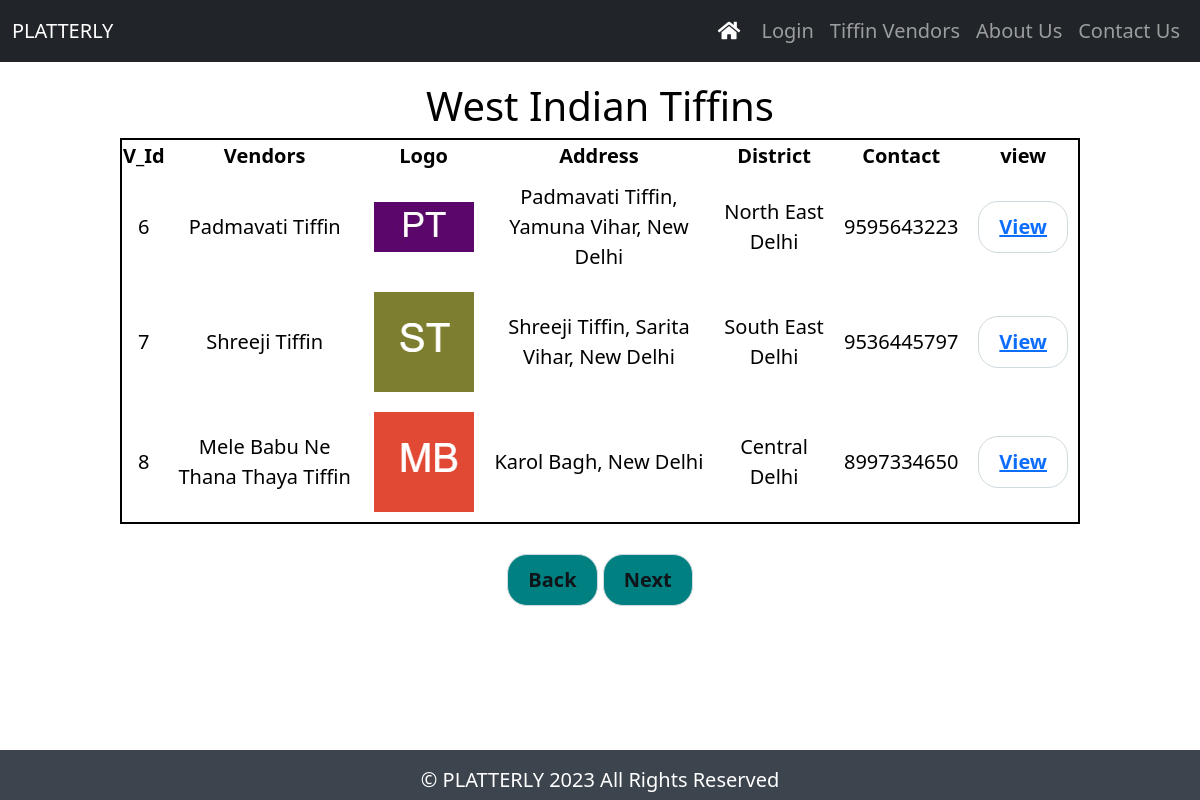
Page /westvendors.php on the committed database.
### tables this page shows
CREATE TABLE `vendors` (
  `V_id` int(100) NOT NULL,
  `V_ip` varchar(255) NOT NULL,
  `V_name` varchar(255) NOT NULL,
  `V_logo` text NOT NULL,
  `V_regional` text NOT NULL,
  `V_email` varchar(100) NOT NULL,
  `V_pass` varchar(100) NOT NULL,
  `V_addrs` varchar(200) NOT NULL,
  `V_distrt` text NOT NULL,
  `V_contact` bigint(20) NOT NULL
);

### westvendors.php (the view, shortened to what this page needs)
<!doctype html>
<?php
include("includes/db.php");
?>
<html>
	<head>
	   <link rel="stylesheet" href="https://cdnjs.cloudflare.com/ajax/libs/font-awesome/5.15.3/css/all.min.css" />
    <link href="https://cdn.jsdelivr.net/npm/bootstrap@5.0.2/dist/css/bootstrap.min.css" rel="stylesheet">
	 <link rel="stylesheet" href="css/vendors.css">
	</head>
			<body>
		 <nav class="navbar navbar-expand-lg navbar-dark bg-dark">
        <div class="container-fluid">
        <a class="navbar-brand" href="#">PLATTERLY</a>
        <div class="d-flex">
          <div class="collapse navbar-collapse" id="navbarSupportedContent">
            <ul class="navbar-nav me-auto mb-2 mb-lg-0">
			<li class="nav-item">
                <a class="nav-link active" aria-current="page" href="index.php"><i class="fas fa-home"></i>&nbsp;</a>
              </li>
              <li class="nav-item">
                <?php
					        if(isset($_SESSION['user'])){
						        echo" <a class='nav-link active' href='customers/my_acc.php'><h4 style='color:yellow;text-decoration:underline;'>Hi! &nbsp;".$_SESSION['user'].'(My Account)'."</h4></a>";
					        }
					        else {
						        echo"<a class='nav-link' href='customers/login.php'>Login</a>";
					        }
				        ?>
				      </li>
              <li><a class='nav-link' href='regional.php'>Tiffin Vendors</a></li>
              <li class="nav-item">
                <a class="nav-link" href="about.html">About Us</a>
              </li>
              <li class="nav-item">
                <a class="nav-link" href="#">Contact Us</a>
              </li>
            </ul>
           </div>
          </div>
        </div>
      </nav>
		<h1> West Indian Tiffins</h1>
		<div >
			<table class="regional-container" table style="width:80%" >
				<tr>
				<th>V_Id</th>
				<th>Vendors</th>
				<th> Logo</th>
				<th> Address</th>
				<th> District</th>
				<th> Contact</th>
				<th> view</th>
				</tr>
				<?php
				$get_wvendor = "select * from vendors where V_regional='West Indian'";
				$run_wvendor = mysqli_query($con, $get_wvendor);
				while ($row_wvendor = mysqli_fetch_array($run_wvendor)) {
					$email = $row_wvendor['V_email'];
					$w_id = $row_wvendor['V_id'];
					$w_name = $row_wvendor['V_name'];
					$w_logo = $row_wvendor['V_logo'];
					$w_district = $row_wvendor['V_addrs'];
					$w_sub_district = $row_wvendor['V_distrt'];
					$w_contact = $row_wvendor['V_contact'];
					?>
				<tr>
				<td><?php echo $w_id; ?></td>
				<td><?php echo $w_name; ?></td>
				<td> <img src="images/<?php echo $w_logo;?>" width="100 px" > </td>
				<td><?php echo $w_district; ?></td>
				<td><?php echo $w_sub_district; ?></td>
				<td><?php echo $w_contact; ?></td>
				<td><button><a href='vendorMenuPage.php?email=<?php echo $email;?>'>View</a></button> </td>
				</tr>
				<?php } ?>
			</table>
		</div>
	<div style="text-align:center">
		<a href="regional.php"><button class="btn1">Back</button></a>
		<a href="#"><button class="btn2"> Next</button></a>
	</div>
	<div class="footer-bottom">
    	&copy; PLATTERLY 2023 All Rights Reserved
    </div>
</body>
</html>

### rows in the picture
vendors: V_id "6", V_name "Padmavati Tiffin", V_logo (picture), V_addrs "Padmavati Tiffin, Yamuna Vihar, New Delhi", V_distrt "North East Delhi", V_contact "9595643223"
vendors: V_id "7", V_name "Shreeji Tiffin", V_logo (picture), V_addrs "Shreeji Tiffin, Sarita Vihar, New Delhi", V_distrt "South East Delhi", V_contact "9536445797"
vendors: V_id "8", V_name "Mele Babu Ne Thana Thaya Tiffin", V_logo (picture), V_addrs "Karol Bagh, New Delhi", V_distrt "Central Delhi", V_contact "8997334650"
